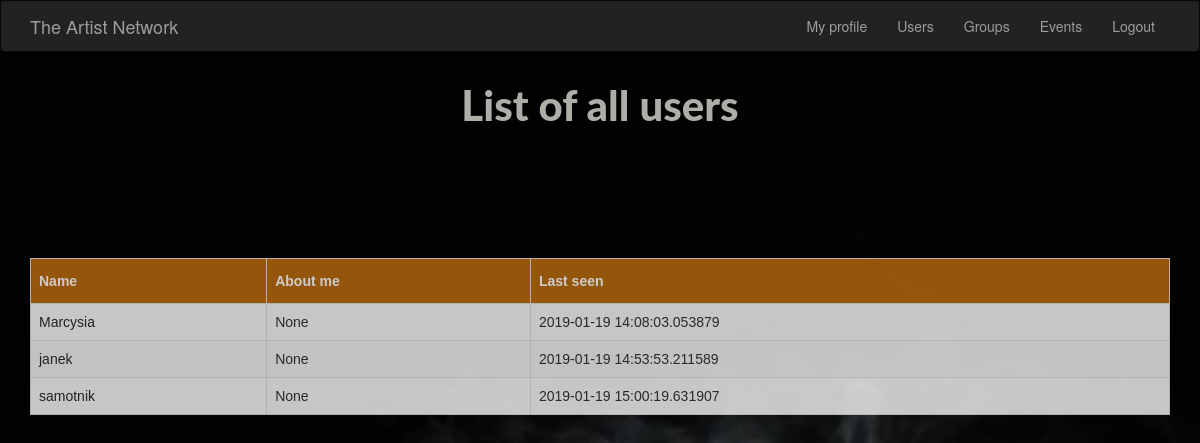
Before: /users (signed in) with the older database file.
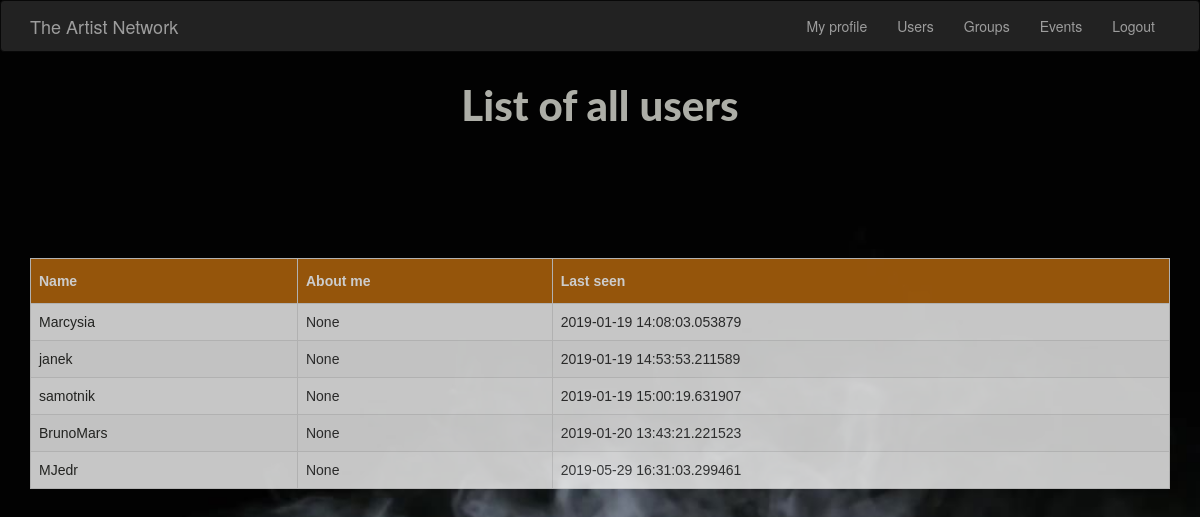
After: the same page with the newer database file.
### app/models.py (models this page shows, shortened)
class Artist(UserMixin, db.Model):
    id = db.Column(db.Integer, primary_key=True)
    username = db.Column(db.String(64), index=True, unique=True)
    email = db.Column(db.String(120), index=True, unique=True)
    password_hash = db.Column(db.String(128))
    aboutMe=db.Column(db.String(300))
    last_seen = db.Column(db.DateTime, default=datetime.utcnow)
    user_id = db.Column(db.Integer, db.ForeignKey('group.id'))
    groups = db.relationship(
        'Group',
        secondary=members,
        backref=db.backref('members', lazy='dynamic'),
        lazy='dynamic'
    )
    posts = db.relationship('Post', backref='postAuthor', lazy='dynamic')

### app/__init__.py (the view)
    @app.route('/users')
    @login_required
    def users():
        artists = Artist.query.all()
        return render_template('users/users.html', artists=artists)

### app/models.py (called while the page is built)
@login.user_loader
def load_user(id):
    return Artist.query.get(int(id))

### app/templates/users/users.html (shortened to what this page needs)
{% extends "base.html" %}
{% block content %}
    <h1>List of all users</h1>
    <div class="container">
    <table>
    <div class="content-section2">
    <div class="center">
        <thead>
        <th> Name </th>
        <th> About me </th>
        <th> Last seen </th>
        </thead>
        {% for artist in artists %}
            <tr>
                <td>
                    <a style="color: #2a2b28;" href={{ url_for('user_details', username=artist.username) }} >
                        {{ artist.username }}
                    </a>
                </td>
                <td> {{ artist.aboutMe }} </td>
                <td> {{ artist.last_seen }} </td>
            </tr>
        {% endfor %}
    </table>
    </div>
{% endblock %}

Changed rows visible on the page:
added Artist: username "BrunoMars", aboutMe "None", last_seen "2019-01-20 13:43:21.221523"
added Artist: username "MJedr", aboutMe "None", last_seen "2019-05-29 16:31:03.299461"
